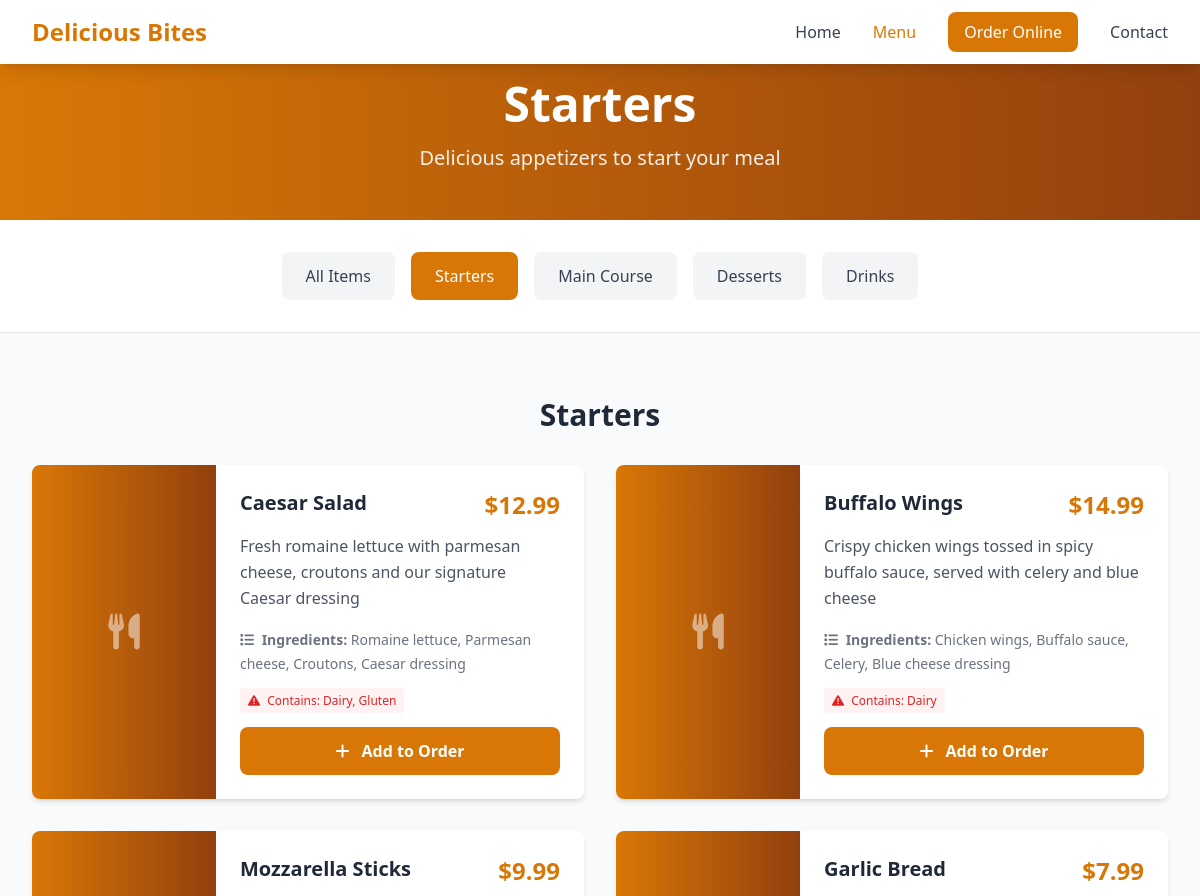
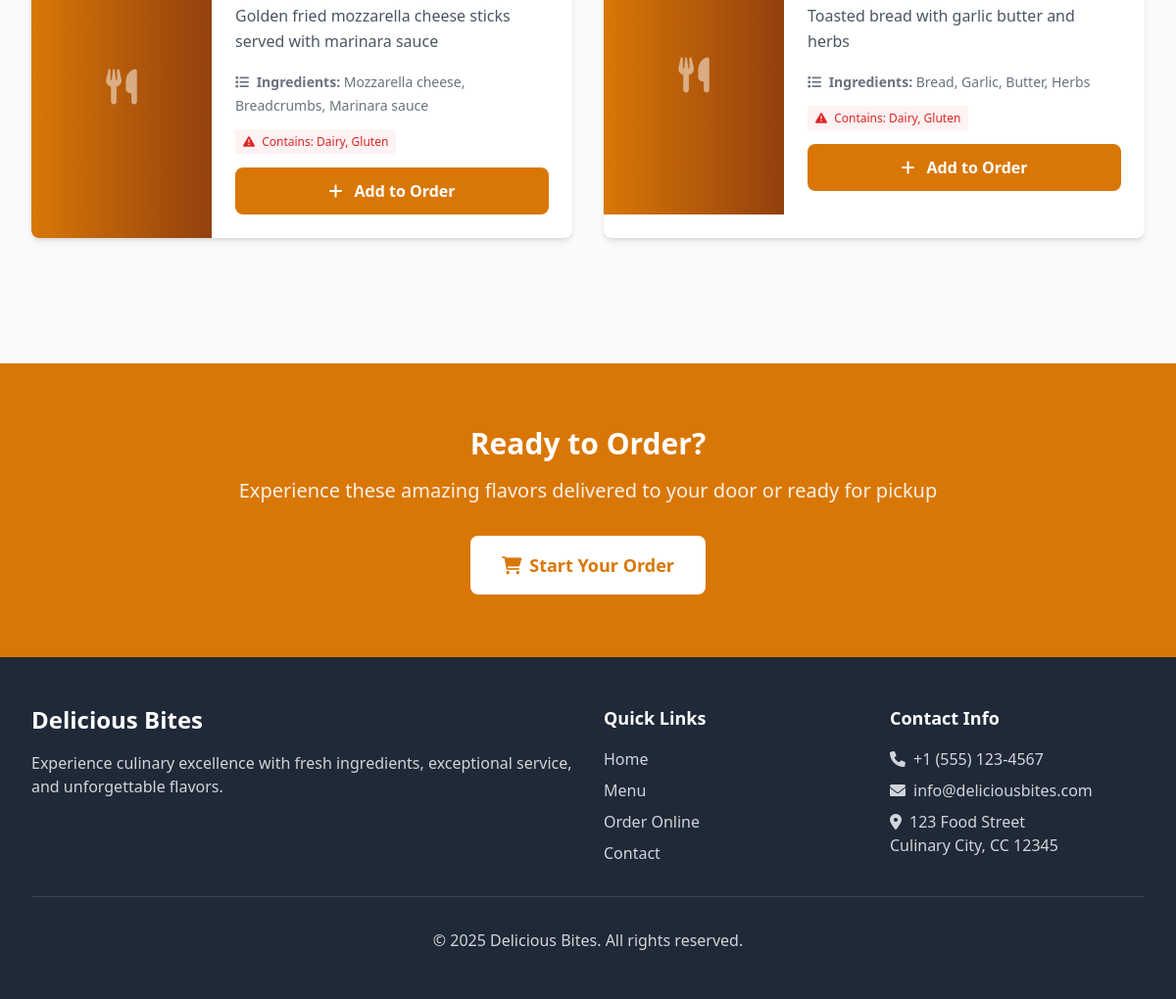
Screenshot of /menu.php?category=starters with the database file from the repository (2 pictures, top to bottom).
### tables this page shows
CREATE TABLE IF NOT EXISTS menu_categories (
    id INT AUTO_INCREMENT PRIMARY KEY,
    name VARCHAR(100) NOT NULL,
    slug VARCHAR(100) UNIQUE NOT NULL,
    description TEXT,
    display_order INT DEFAULT 0,
    is_active BOOLEAN DEFAULT TRUE,
    created_at TIMESTAMP DEFAULT CURRENT_TIMESTAMP,
    updated_at TIMESTAMP DEFAULT CURRENT_TIMESTAMP ON UPDATE CURRENT_TIMESTAMP
);

CREATE TABLE IF NOT EXISTS menu_items (
    id INT AUTO_INCREMENT PRIMARY KEY,
    name VARCHAR(200) NOT NULL,
    description TEXT,
    price DECIMAL(10,2) NOT NULL,
    image_url VARCHAR(255),
    category_id INT,
    is_available BOOLEAN DEFAULT TRUE,
    is_featured BOOLEAN DEFAULT FALSE,
    ingredients TEXT,
    allergens VARCHAR(255),
    display_order INT DEFAULT 0,
    created_at TIMESTAMP DEFAULT CURRENT_TIMESTAMP,
    updated_at TIMESTAMP DEFAULT CURRENT_TIMESTAMP ON UPDATE CURRENT_TIMESTAMP,
    FOREIGN KEY (category_id) REFERENCES menu_categories(id) ON DELETE SET NULL,
    INDEX idx_category (category_id),
    INDEX idx_featured (is_featured),
    INDEX idx_available (is_available)
);

### classes/MenuCategory.php (called while the page is built, shortened)
<?php
class MenuCategory {
    private $conn;
    private $table_name = "menu_categories";
    public function __construct($db) {
        $this->conn = $db;
    }
    public function getAll($active_only = true) {
        $query = "SELECT * FROM " . $this->table_name;
        if ($active_only) {
            $query .= " WHERE is_active = 1";
        }
        $query .= " ORDER BY display_order ASC, name ASC";
        $stmt = $this->conn->prepare($query);
        $stmt->execute();
        return $stmt;
    }
    public function getBySlug($slug) {
        $query = "SELECT * FROM " . $this->table_name . " WHERE slug = :slug AND is_active = 1";
        $stmt = $this->conn->prepare($query);
        $stmt->bindParam(':slug', $slug);
        $stmt->execute();
        return $stmt;
    }
}
?>

### classes/MenuItem.php (called while the page is built, shortened)
<?php
class MenuItem {
    private $conn;
    private $table_name = "menu_items";
    public function __construct($db) {
        $this->conn = $db;
    }
    public function getByCategory($category_id = null, $available_only = true) {
        $query = "SELECT m.*, c.name as category_name, c.slug as category_slug
                  FROM " . $this->table_name . " m
                  LEFT JOIN menu_categories c ON m.category_id = c.id
                  WHERE 1=1";
        if ($category_id) {
            $query .= " AND m.category_id = :category_id";
        }
        if ($available_only) {
            $query .= " AND m.is_available = 1 AND c.is_active = 1";
        }
        $query .= " ORDER BY c.display_order ASC, m.display_order ASC, m.name ASC";
        $stmt = $this->conn->prepare($query);
        if ($category_id) {
            $stmt->bindParam(':category_id', $category_id);
        }
        $stmt->execute();
        return $stmt;
    }
}
?>

### config/config.php (called while the page is built, shortened)
<?php
function formatPrice($price) {
    return '$' . number_format($price, 2);
}
?>

### menu.php (the view, shortened to what this page needs)
<?php
require_once 'config/config.php';
require_once 'classes/MenuItem.php';
require_once 'classes/MenuCategory.php';
$database = new Database();
$db = $database->getConnection();
$menuItem = new MenuItem($db);
$menuCategory = new MenuCategory($db);
$selected_category = isset($_GET['category']) ? $_GET['category'] : null;
$category_data = null;
if ($selected_category) {
    $category_stmt = $menuCategory->getBySlug($selected_category);
    $category_data = $category_stmt->fetch(PDO::FETCH_ASSOC);
}
$categories_stmt = $menuCategory->getAll();
$categories = $categories_stmt->fetchAll(PDO::FETCH_ASSOC);
if ($selected_category && $category_data) {
    $items_stmt = $menuItem->getByCategory($category_data['id']);
} else {
    $items_stmt = $menuItem->getByCategory();
}
$menu_items = $items_stmt->fetchAll(PDO::FETCH_ASSOC);
$grouped_items = [];
foreach ($menu_items as $item) {
    $cat_name = $item['category_name'] ?: 'Other';
    if (!isset($grouped_items[$cat_name])) {
        $grouped_items[$cat_name] = [];
    }
    $grouped_items[$cat_name][] = $item;
}
?>
<!DOCTYPE html>
<html lang="en">
<head>
    <script src="https://cdn.tailwindcss.com"></script>
    <link href="https://cdnjs.cloudflare.com/ajax/libs/font-awesome/6.0.0/css/all.min.css" rel="stylesheet">
</head>
<body class="bg-gray-50">
    <nav class="bg-white shadow-lg fixed w-full top-0 z-50">
        <div class="max-w-7xl mx-auto px-4 sm:px-6 lg:px-8">
            <div class="flex justify-between h-16">
                <div class="flex items-center">
                    <a href="/" class="text-2xl font-bold text-primary"><?php echo SITE_NAME; ?></a>
                </div>
                <div class="hidden md:flex items-center space-x-8">
                    <a href="/" class="text-gray-700 hover:text-primary transition-colors">Home</a>
                    <a href="/menu.php" class="text-primary font-medium transition-colors">Menu</a>
                    <a href="/order.php" class="bg-primary text-white px-4 py-2 rounded-lg hover:bg-secondary transition-colors">Order Online</a>
                    <a href="/contact.php" class="text-gray-700 hover:text-primary transition-colors">Contact</a>
                </div>
            </div>
        </div>
    </nav>
    <section class="pt-20 pb-12 bg-gradient-to-r from-primary to-secondary text-white">
        <div class="max-w-7xl mx-auto px-4 sm:px-6 lg:px-8 text-center">
            <h1 class="text-4xl md:text-5xl font-bold mb-4">
                <?php echo $category_data ? htmlspecialchars($category_data['name']) : 'Our Menu'; ?>
            </h1>
            <p class="text-xl opacity-90">
                <?php echo $category_data ? htmlspecialchars($category_data['description']) : 'Discover our delicious selection of carefully crafted dishes'; ?>
            </p>
        </div>
    </section>
    <section class="py-8 bg-white border-b">
        <div class="max-w-7xl mx-auto px-4 sm:px-6 lg:px-8">
            <div class="flex flex-wrap justify-center gap-4">
                <a href="/menu.php" class="px-6 py-3 rounded-lg font-medium transition-colors <?php echo !$selected_category ? 'bg-primary text-white' : 'bg-gray-100 text-gray-700 hover:bg-gray-200'; ?>">
                    All Items
                </a>
                <?php foreach($categories as $category): ?>
                    <a href="/menu.php?category=<?php echo $category['slug']; ?>"
                       class="px-6 py-3 rounded-lg font-medium transition-colors <?php echo $selected_category === $category['slug'] ? 'bg-primary text-white' : 'bg-gray-100 text-gray-700 hover:bg-gray-200'; ?>">
                        <?php echo htmlspecialchars($category['name']); ?>
                    </a>
                <?php endforeach; ?>
            </div>
        </div>
    </section>
    <section class="py-16">
        <div class="max-w-7xl mx-auto px-4 sm:px-6 lg:px-8">
            <?php if(empty($grouped_items)): ?>
                <div class="text-center py-12">
                    <i class="fas fa-utensils text-6xl text-gray-300 mb-4"></i>
                    <h3 class="text-xl font-semibold text-gray-600 mb-2">No menu items found</h3>
                    <p class="text-gray-500 mb-6">Check back soon for delicious new additions!</p>
                    <a href="/menu.php" class="bg-primary text-white px-6 py-3 rounded-lg hover:bg-secondary transition-colors">
                        View All Items
                    </a>
                </div>
            <?php else: ?>
                <?php foreach($grouped_items as $category_name => $items): ?>
                    <div class="mb-16">
                        <h2 class="text-3xl font-bold text-gray-800 mb-8 text-center"><?php echo htmlspecialchars($category_name); ?></h2>
                        <div class="grid grid-cols-1 lg:grid-cols-2 gap-8">
                            <?php foreach($items as $item): ?>
                                <div class="bg-white rounded-lg shadow-md hover:shadow-lg transition-shadow duration-300 overflow-hidden">
                                    <div class="md:flex">
                                        <div class="md:w-1/3">
                                            <?php if($item['image_url']): ?>
                                                <img src="<?php echo $item['image_url']; ?>" alt="<?php echo htmlspecialchars($item['name']); ?>" class="w-full h-48 md:h-full object-cover">
                                            <?php else: ?>
                                                <div class="w-full h-48 md:h-full bg-gradient-to-r from-primary to-secondary flex items-center justify-center">
                                                    <i class="fas fa-utensils text-white text-4xl opacity-50"></i>
                                                </div>
                                            <?php endif; ?>
                                        </div>
                                        <div class="md:w-2/3 p-6">
                                            <div class="flex justify-between items-start mb-3">
                                                <h3 class="text-xl font-bold text-gray-800">
                                                    <?php echo htmlspecialchars($item['name']); ?>
                                                </h3>
                                                <span class="text-2xl font-bold text-primary">
                                                    <?php echo formatPrice($item['price']); ?>
                                                </span>
                                            </div>
                                            <p class="text-gray-600 mb-4 leading-relaxed">
                                                <?php echo htmlspecialchars($item['description']); ?>
                                            </p>
                                            <?php if($item['ingredients']): ?>
                                                <div class="mb-3">
                                                    <span class="text-sm text-gray-500">
                                                        <i class="fas fa-list mr-1"></i>
                                                        <strong>Ingredients:</strong> <?php echo htmlspecialchars($item['ingredients']); ?>
                                                    </span>
                                                </div>
                                            <?php endif; ?>
                                            <?php if($item['allergens']): ?>
                                                <div class="mb-4">
                                                    <span class="text-xs text-red-600 bg-red-50 px-2 py-1 rounded">
                                                        <i class="fas fa-exclamation-triangle mr-1"></i>
                                                        Contains: <?php echo htmlspecialchars($item['allergens']); ?>
                                                    </span>
                                                </div>
                                            <?php endif; ?>
                                            <button onclick="addToOrder(<?php echo $item['id']; ?>, '<?php echo htmlspecialchars($item['name']); ?>', <?php echo $item['price']; ?>)"
                                                    class="w-full bg-primary text-white py-3 rounded-lg font-semibold hover:bg-secondary transition-colors">
                                                <i class="fas fa-plus mr-2"></i>
                                                Add to Order
                                            </button>
                                        </div>
                                    </div>
                                </div>
                            <?php endforeach; ?>
                        </div>
                    </div>
                <?php endforeach; ?>
            <?php endif; ?>
        </div>
    </section>
    <section class="py-16 bg-primary text-white">
        <div class="max-w-7xl mx-auto px-4 sm:px-6 lg:px-8 text-center">
            <h2 class="text-3xl font-bold mb-4">Ready to Order?</h2>
            <p class="text-xl mb-8 opacity-90">Experience these amazing flavors delivered to your door or ready for pickup</p>
            <a href="/order.php" class="bg-white text-primary px-8 py-4 rounded-lg text-lg font-semibold hover:bg-gray-100 transition-colors inline-flex items-center">
                <i class="fas fa-shopping-cart mr-2"></i>
                Start Your Order
            </a>
        </div>
    </section>
    <footer class="bg-gray-800 text-white py-12">
        <div class="max-w-7xl mx-auto px-4 sm:px-6 lg:px-8">
            <div class="grid grid-cols-1 md:grid-cols-4 gap-8">
                <div class="col-span-1 md:col-span-2">
                    <h3 class="text-2xl font-bold mb-4"><?php echo SITE_NAME; ?></h3>
                    <p class="text-gray-300 mb-4">Experience culinary excellence with fresh ingredients, exceptional service, and unforgettable flavors.</p>
                </div>
                <div>
                    <h4 class="text-lg font-semibold mb-4">Quick Links</h4>
                    <ul class="space-y-2">
                        <li><a href="/" class="text-gray-300 hover:text-white transition-colors">Home</a></li>
                        <li><a href="/menu.php" class="text-gray-300 hover:text-white transition-colors">Menu</a></li>
                        <li><a href="/order.php" class="text-gray-300 hover:text-white transition-colors">Order Online</a></li>
                        <li><a href="/contact.php" class="text-gray-300 hover:text-white transition-colors">Contact</a></li>
                    </ul>
                </div>
                <div>
                    <h4 class="text-lg font-semibold mb-4">Contact Info</h4>
                    <ul class="space-y-2 text-gray-300">
                        <li><i class="fas fa-phone mr-2"></i>+1 (555) 123-4567</li>
                        <li><i class="fas fa-envelope mr-2"></i>info@deliciousbites.com</li>
                        <li><i class="fas fa-map-marker-alt mr-2"></i>123 Food Street<br>Culinary City, CC 12345</li>
                    </ul>
                </div>
            </div>
            <div class="border-t border-gray-700 mt-8 pt-8 text-center">
                <p class="text-gray-300">&copy; <?php echo date('Y'); ?> <?php echo SITE_NAME; ?>. All rights reserved.</p>
            </div>
        </div>
    </footer>
</body>
</html>

### rows the page displays
menu_categories: name "Starters", description "Delicious appetizers to start your meal"
menu_categories: name "Main Course"
menu_categories: name "Desserts"
menu_categories: name "Drinks"
menu_items: name "Caesar Salad", price "$12.99", description "Fresh romaine lettuce with parmesan cheese, croutons and our signature Caesar dressing", ingredients "Romaine lettuce, Parmesan cheese, Croutons, Caesar dressing", allergens "Dairy, Gluten"
menu_items: name "Buffalo Wings", price "$14.99", description "Crispy chicken wings tossed in spicy buffalo sauce, served with celery and blue cheese", ingredients "Chicken wings, Buffalo sauce, Celery, Blue cheese dressing", allergens "Dairy"
menu_items: name "Mozzarella Sticks", price "$9.99", description "Golden fried mozzarella cheese sticks served with marinara sauce", ingredients "Mozzarella cheese, Breadcrumbs, Marinara sauce", allergens "Dairy, Gluten"
menu_items: name "Garlic Bread", price "$7.99", description "Toasted bread with garlic butter and herbs", ingredients "Bread, Garlic, Butter, Herbs", allergens "Dairy, Gluten"

### other values shown
SITE_NAME "Delicious Bites"
$category_name "Starters"
